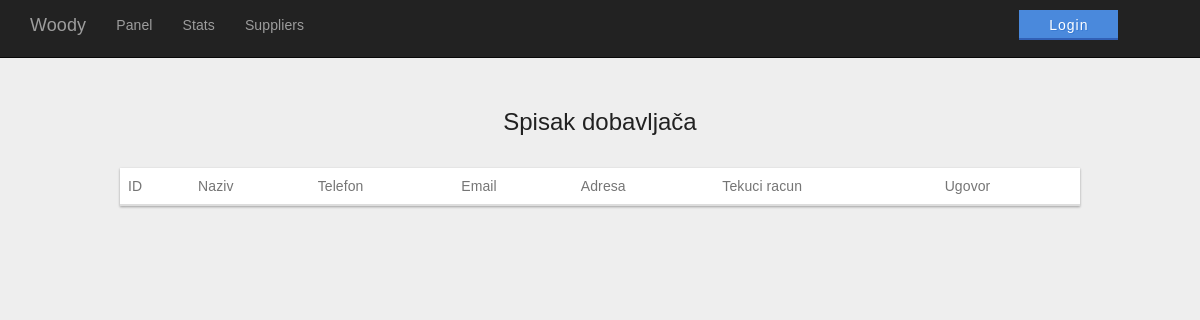
/managerSuppliers.php, run on an earlier commit of the app's database.
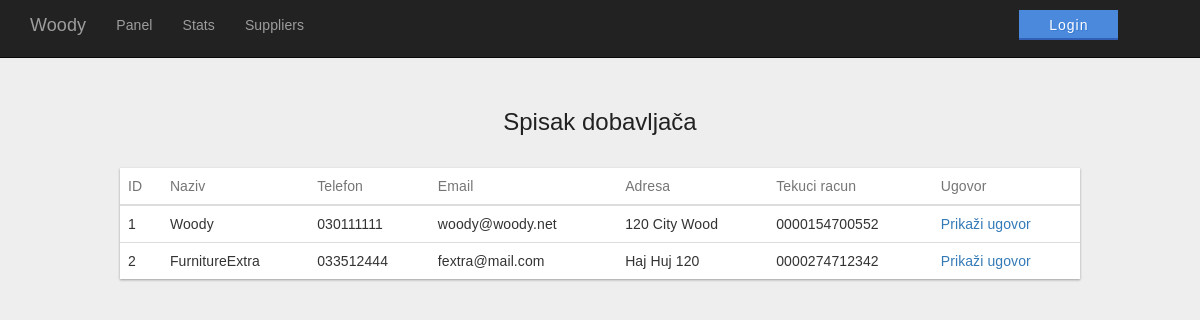
And on a later commit of the database.
### tables this page shows
CREATE TABLE IF NOT EXISTS `ugovor` (
  `UgovorID` int(11) NOT NULL AUTO_INCREMENT,
  `DobavljacID` int(11) NOT NULL,
  `Path` varchar(255) NOT NULL,
  PRIMARY KEY (`UgovorID`),
  UNIQUE KEY `Path` (`Path`),
  KEY `DobavljacID` (`DobavljacID`)
);

CREATE TABLE IF NOT EXISTS `dobavljac` (
  `DobavljacID` int(11) NOT NULL AUTO_INCREMENT,
  `Naziv` varchar(100) NOT NULL,
  `Telefon` varchar(20) NOT NULL,
  `Email` varchar(100) NOT NULL,
  `Adresa` varchar(100) NOT NULL,
  `TekuciRacun` varchar(100) NOT NULL,
  `Opis` text NOT NULL,
  `Ocjena` decimal(10,0) NOT NULL,
  PRIMARY KEY (`DobavljacID`)
);

### managerSuppliers.php (the view, shortened to what this page needs)
<!DOCTYPE html>
<html lang="en">
<head>
    <link href="css/managerPanel.css" rel="stylesheet">
    <link href="css/bootstrap.min.css" rel="stylesheet">
    <link href="css/heroic-features.css" rel="stylesheet">
    <link rel="stylesheet" href="css/login.css">
  </head>
<body>
  <nav class="navbar navbar-inverse navbar-fixed-top" role="navigation">
      <div class="container">
          <div class="navbar-header">
              <a class="navbar-brand" href="#">Woody</a>
          </div>
          <div class="collapse navbar-collapse" id="bs-example-navbar-collapse-1">
              <ul class="nav navbar-nav">
                  <li>
                      <a href="managerPanel.php">Panel</a>
                  </li>
                  <li>
                      <a href="managerStats.php">Stats</a>
                  </li>
                  <li>
                      <a href="managerSuppliers.php">Suppliers</a>
                  </li>
                    <?php if (isset($_SESSION['username'])) { ?>
                    <li>
                        <div id="dummyy"></div>
                    </li>
                    <li>
                      <p id="welcomeuser">Welcome back, <?= $_SESSION['username']; ?>!</p><br>
                    </li>
                    <li>
                      <button type="button" class="buttonBluee"  onclick="location.href = 'logout.php';">Logout</button>
                    </li>
                    <?php } else { ?>
                    <li>
                        <div class="dummy"></div>
                    </li>
                    <li>
                      <button type="button" class="buttonBluee"  onclick="location.href = 'login.php';">Login</button>
                    </li>
                    <?php } ?>
              </ul>
          </div>
      </div>
  </nav>
<?php
  $db = InitBase();
  $statement = $db->prepare("SELECT a.DobavljacID, a.Naziv, a.Telefon, a.Email, a.Adresa, a.TekuciRacun, b.Path FROM dobavljac a,
  ugovor b WHERE a.DobavljacID = b.DobavljacID");
  $statement->execute();
 ?>
<div id="demo">
  <h1>Spisak dobavljača</h1>
  <br>
  <div class="table-responsive-vertical shadow-z-1">
  <table id="table" class="table table-hover table-mc-light-blue">
      <thead>
        <tr>
          <th>ID</th>
          <th>Naziv</th>
          <th>Telefon</th>
          <th>Email</th>
          <th>Adresa</th>
          <th>Tekuci racun</th>
          <th>Ugovor</th>
        </tr>
      </thead>
      <tbody>
        <?php
          while ($u = $statement->fetch(PDO::FETCH_ASSOC))
          {
        ?>
              <tr>
                <td data-title="ID"><?php echo $u["DobavljacID"]?></td>
                <td data-title="Naziv"><?php echo $u["Naziv"]?></td>
                <td data-title="Telefon"><?php echo $u["Telefon"]?></td>
                <td data-title="Email"><?php echo $u["Email"]?></td>
                <td data-title="Adresa"><?php echo $u["Adresa"]?></td>
                <td data-title="TekuciRacun"><?php echo $u["TekuciRacun"]?></td>
                <td data-title="Ugovor"><a href='<?php echo $u["Path"];?>' target='_blank'>Prikaži ugovor</a></td>
              </tr>
        <?php
          }
        ?>
      </tbody>
    </table>
  </div>
</div>
</body>
</html>

### css/managerPanel.css (style rules this page uses)
*, *:after, *:before { -webkit-box-sizing: border-box; -moz-box-sizing: border-box; box-sizing: border-box; }
html, body { position: relative; min-height: 100%; height: 100%; }
html { position: relative; overflow-x: hidden; margin: 16px; padding: 0; min-height: 100%; font-size: 62.5%; }
body { font-family: 'RobotoDraft', 'Roboto', 'Helvetica Neue, Helvetica, Arial', sans-serif; font-style: normal; font-weight: 300; font-size: 1.4rem; line-height: 2rem; letter-spacing: 0.01rem; color: #212121; background-color: #f5f5f5; -webkit-font-smoothing: antialiased; -moz-osx-font-smoothing: grayscale; text-rendering: optimizeLegibility; }
#demo { margin: 20px auto; max-width: 960px; }
#demo h1 { font-size: 2.4rem; line-height: 3.2rem; letter-spacing: 0; font-weight: 300; color: #212121; text-transform: inherit; margin-bottom: 1rem; text-align: center; }
.shadow-z-1 { -webkit-box-shadow: 0 1px 3px 0 rgba(0, 0, 0, 0.12), 0 1px 2px 0 rgba(0, 0, 0, 0.24); -moz-box-shadow: 0 1px 3px 0 rgba(0, 0, 0, 0.12), 0 1px 2px 0 rgba(0, 0, 0, 0.24); box-shadow: 0 1px 3px 0 rgba(0, 0, 0, 0.12), 0 1px 2px 0 rgba(0, 0, 0, 0.24); }
.table { width: 100%; max-width: 100%; margin-bottom: 2rem; background-color: #fff; }
.table > thead > tr, .table > tbody > tr, .table > tfoot > tr { -webkit-transition: all 0.3s ease; -o-transition: all 0.3s ease; transition: all 0.3s ease; }
.table > thead > tr > th, .table > tbody > tr > th, .table > tfoot > tr > th, .table > thead > tr > td, .table > tbody > tr > td, .table > tfoot > tr > td { text-align: left; padding: 1.6rem; vertical-align: top; border-top: 0; -webkit-transition: all 0.3s ease; -o-transition: all 0.3s ease; transition: all 0.3s ease; }
.table > thead > tr > th { font-weight: 400; color: #757575; vertical-align: bottom; border-bottom: 1px solid rgba(0, 0, 0, 0.12); }
.table > caption + thead > tr:first-child > th, .table > colgroup + thead > tr:first-child > th, .table > thead:first-child > tr:first-child > th, .table > caption + thead > tr:first-child > td, .table > colgroup + thead > tr:first-child > td, .table > thead:first-child > tr:first-child > td { border-top: 0; }

### css/heroic-features.css (style rules this page uses)
body { padding-top: 70px; }

### css/login.css (style rules this page uses)
* { box-sizing:border-box; }
body { font-family: Helvetica; background: #eee; -webkit-font-smoothing: antialiased; }
h1, h3 { font-weight: 300; }
h1 { color: #636363; }
.dummy { background: transparent; border: 0; margin: .6em 0 1em 0; position: relative; display: inline-block; height: 30px; width: 700px; padding: 5px 30px; }
.buttonBluee { background: #4a89dc; border: 0; -webkit-font-smoothing: antialiased; border-bottom: 2px solid #3160B6; text-align: center; letter-spacing: 1px; vertical-align: middle; color: #fff; margin: .7em 0 1em 0; text-shadow: 1px 1px 0 rgba(39, 110, 204, .5); position: relative; display: inline-block; font-size: 14px; line-height: 20px; height: 30px; width: 100%; padding: 5px 30px; }

What changed in the data, as far as the page shows it:
added ugovor: DobavljacID.DobavljacID "1", DobavljacID.Naziv "Woody", DobavljacID.Telefon "030111111", DobavljacID.Email "woody@woody.net", DobavljacID.Adresa "120 City Wood", DobavljacID.TekuciRacun "0000154700552"
added ugovor: DobavljacID.DobavljacID "2", DobavljacID.Naziv "FurnitureExtra", DobavljacID.Telefon "033512444", DobavljacID.Email "fextra@mail.com", DobavljacID.Adresa "Haj Huj 120", DobavljacID.TekuciRacun "0000274712342"
